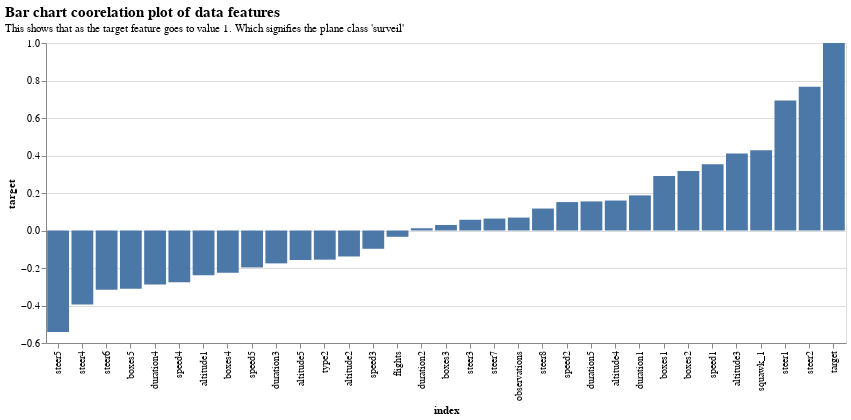

Notebook code for this chart:
### Code cell
corY1 = pd.DataFrame(dat2.corr().target).reset_index()



alt.Chart(corY1).mark_bar().encode(
    alt.X("index",sort="y"),
    alt.Y("target")
).properties(width=800,
      title = {
        "text":  "Bar chart coorelation plot of data features",
        "subtitle": "This shows that as the target feature goes to value 1. Which signifies the plane class 'surveil' "
        }).configure_title(
      fontSize = 15, 
      anchor = "start", 
      subtitleFontSize = 11)

### Figure 1 — Vega-Lite specification as saved in the notebook (floating-point values rounded to 4 significant figures)
{"config": {"view": {"continuousWidth": 400, "continuousHeight": 300}, "title": {"anchor": "start", "fontSize": 15, "subtitleFontSize": 11}}, "data": {"name": "data-1fc7cea1518be8b7b3dfea9e31e6bdaa"}, "mark": "bar", "encoding": {"x": {"type": "nominal", "field": "index", "sort": "y"}, "y": {"type": "quantitative", "field": "target"}}, "title": {"text": "Bar chart coorelation plot of data features", "subtitle": "This shows that as the target feature goes to value 1. Which signifies the plane class 'surveil' "}, "width": 800, "$schema": "https://vega.github.io/schema/vega-lite/v4.8.1.json", "datasets": {"data-1fc7cea1518be8b7b3dfea9e31e6bdaa": [{"index": "duration1", "target": 0.1873}, {"index": "duration2", "target": 0.01189}, {"index": "duration3", "target": -0.1753}, {"index": "duration4", "target": -0.288}, {"index": "duration5", "target": 0.1552}, {"index": "boxes1", "target": 0.2902}, {"index": "boxes2", "target": 0.3169}, {"index": "boxes3", "target": 0.02956}, {"index": "boxes4", "target": -0.2255}, {"index": "boxes5", "target": -0.3111}, {"index": "speed1", "target": 0.3529}, {"index": "speed2", "target": 0.1516}, {"index": "speed3", "target": -0.09748}, {"index": "speed4", "target": -0.2762}, {"index": "speed5", "target": -0.1972}, {"index": "altitude1", "target": -0.239}, {"index": "altitude2", "target": -0.1386}, {"index": "altitude3", "target": 0.41}, {"index": "altitude4", "target": 0.1597}, {"index": "altitude5", "target": -0.1574}, {"index": "steer1", "target": 0.6933}, {"index": "steer2", "target": 0.7664}, {"index": "steer3", "target": 0.05722}, {"index": "steer4", "target": -0.3943}, {"index": "steer5", "target": -0.5414}, {"index": "steer6", "target": -0.3161}, {"index": "steer7", "target": 0.0638}, {"index": "steer8", "target": 0.1171}, {"index": "flights", "target": -0.0336}, {"index": "squawk_1", "target": 0.4281}, {"index": "observations", "target": 0.06886}, {"index": "type2", "target": -0.1556}, {"index": "target", "target": 1.0}]}}
